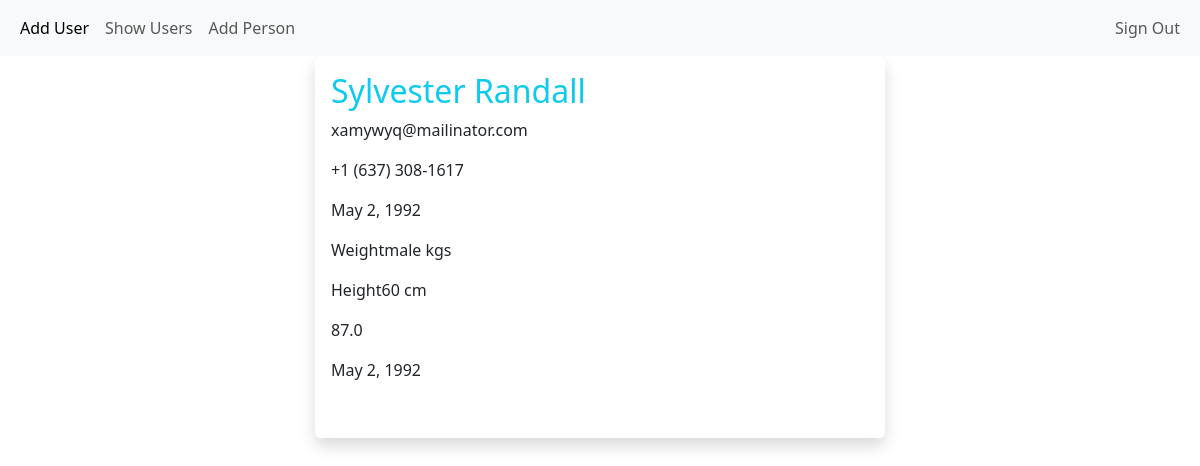
Page /details/2 (signed in) on the committed database.
### app_101/models.py (models this page shows)
class Person(models.Model):
    id = models.AutoField(primary_key=True)
    name = models.CharField(max_length=50)
    email = models.EmailField(max_length=50, unique=True)
    phone = models.CharField(max_length=20, unique=True)
    dob = models.DateField()
    weight = models.IntegerField(default=0)
    height = models.FloatField(default=1.6)
    gender = models.CharField(max_length=10, default="Male")
    salary=models.IntegerField(default=0)
    profile_pic=models.ImageField(upload_to="profile_pics", default="profile_pics/default.jpg")
    class Meta:
        db_table = 'people'

### app_101/views.py (the view)
# urls.py: path('details/<int:id>', views.details, name='details-page'),
@login_required
def details(request, id):
    person = Person.objects.get(id=id)
    return render(request, 'details.html', {'person': person})

### templates/details.html (shortened to what this page needs)
{% extends "master.html" %}
{% block content %}
    <div class="container">
        <div class="row justify-content-center">
            <div class="col-sm-6 shadow p-3 mb-5 bg-white rounded ">
                <h2 class="text-info">{{ person.name }}</h2>
                <p class="">{{ person.email }}</p>
                <p>{{ person.phone }}</p>
                <p>{{ person.dob }}</p>
                <p>Weight{{ person.gender }} kgs</p>
                <p>Height{{ person.weight }} cm</p>
                <p>{{ person.height }}</p>
                <p>{{ person.dob }}</p>
            </div>
        </div>
    </div>
{% endblock %}

### rows in the picture
Person: name "Sylvester Randall", email "xamywyq@mailinator.com", phone "+1 (637) 308-1617", dob "May 2, 1992", gender "male", weight "60", height "87.0"
